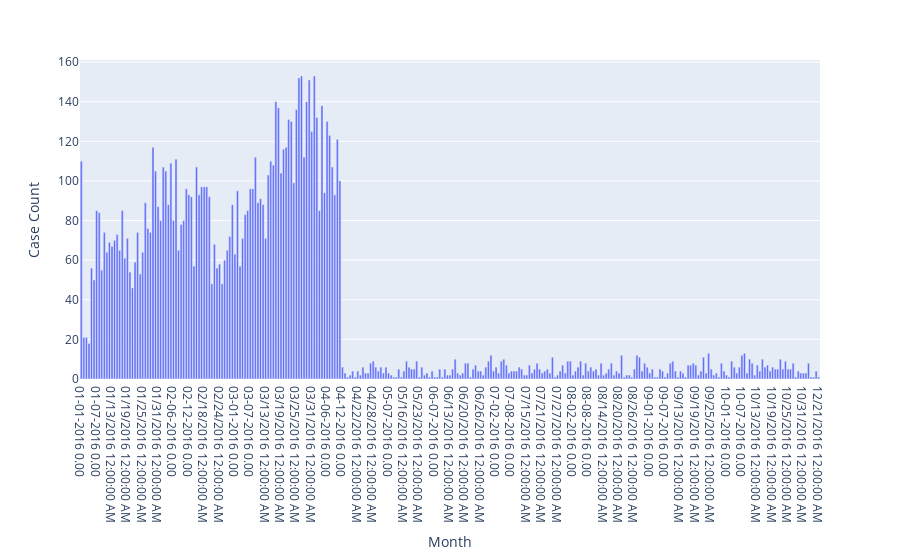

The notebook cell saved with this chart:
### Code cell
px.bar(month_wise_cases,'Month','Case Count')

### Figure 1 — Plotly figure (JSON) as saved in the notebook; plotly's stock layout.template omitted (floating-point values rounded to 4 significant figures; data arrays with more than 128 entries replaced by an {"elided": "..."} marker saying what was removed)
{"data": [{"alignmentgroup": "True", "hovertemplate": "Month=%{x}<br>Case Count=%{y}<extra></extra>", "legendgroup": "", "marker": {"color": "#636efa", "pattern": {"shape": ""}}, "name": "", "offsetgroup": "", "orientation": "v", "showlegend": false, "textposition": "auto", "type": "bar", "x": {"elided": "289 str values"}, "xaxis": "x", "y": {"elided": "289 int values"}, "yaxis": "y"}], "layout": {"barmode": "relative", "legend": {"tracegroupgap": 0}, "margin": {"t": 60}, "xaxis": {"anchor": "y", "domain": [0, 1], "title": {"text": "Month"}}, "yaxis": {"anchor": "x", "domain": [0, 1], "title": {"text": "Case Count"}}}}
